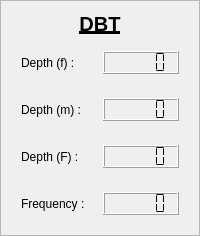
        <widget class="QFrame" name="verticalFrame_dbt">
         <property name="frameShape">
          <enum>QFrame::Shape::StyledPanel</enum>
         </property>
         <layout class="QVBoxLayout" name="verticalLayout_23">
          <item>
           <widget class="QLabel" name="label_73">
            <property name="sizePolicy">
             <sizepolicy hsizetype="Preferred" vsizetype="Maximum">
              <horstretch>0</horstretch>
              <verstretch>0</verstretch>
             </sizepolicy>
            </property>
            <property name="font">
             <font>
              <pointsize>15</pointsize>
              <bold>true</bold>
              <underline>true</underline>
             </font>
            </property>
            <property name="text">
             <string notr="true">DBT</string>
            </property>
            <property name="alignment">
             <set>Qt::AlignmentFlag::AlignCenter</set>
            </property>
           </widget>
          </item>
          <item>
           <layout class="QHBoxLayout" name="horizontalLayout_61">
            <property name="leftMargin">
             <number>9</number>
            </property>
            <property name="topMargin">
             <number>9</number>
            </property>
            <property name="rightMargin">
             <number>9</number>
            </property>
            <property name="bottomMargin">
             <number>9</number>
            </property>
            <item>
             <widget class="QLabel" name="label_77">
              <property name="text">
               <string>Depth (f) : </string>
              </property>
             </widget>
            </item>
            <item>
             <widget class="QLCDNumber" name="lcdNumber_depth_feet_dbt">
              <property name="sizePolicy">
               <sizepolicy hsizetype="Minimum" vsizetype="Maximum">
                <horstretch>0</horstretch>
                <verstretch>0</verstretch>
               </sizepolicy>
              </property>
              <property name="digitCount">
               <number>5</number>
              </property>
              <property name="segmentStyle">
               <enum>QLCDNumber::SegmentStyle::Flat</enum>
              </property>
             </widget>
            </item>
           </layout>
          </item>
          <item>
           <layout class="QHBoxLayout" name="horizontalLayout_65">
            <property name="leftMargin">
             <number>9</number>
            </property>
            <property name="topMargin">
             <number>9</number>
            </property>
            <property name="rightMargin">
             <number>9</number>
            </property>
            <property name="bottomMargin">
             <number>9</number>
            </property>
            <item>
             <widget class="QLabel" name="label_81">
              <property name="text">
               <string>Depth (m) : </string>
              </property>
             </widget>
            </item>
            <item>
             <widget class="QLCDNumber" name="lcdNumber_depth_meter_dbt">
              <property name="sizePolicy">
               <sizepolicy hsizetype="Minimum" vsizetype="Maximum">
                <horstretch>0</horstretch>
                <verstretch>0</verstretch>
               </sizepolicy>
              </property>
              <property name="digitCount">
               <number>5</number>
              </property>
              <property name="segmentStyle">
               <enum>QLCDNumber::SegmentStyle::Flat</enum>
              </property>
             </widget>
            </item>
           </layout>
          </item>
          <item>
           <layout class="QHBoxLayout" name="horizontalLayout_66">
            <property name="leftMargin">
             <number>9</number>
            </property>
            <property name="topMargin">
             <number>9</number>
            </property>
            <property name="rightMargin">
             <number>9</number>
            </property>
            <property name="bottomMargin">
             <number>9</number>
            </property>
            <item>
             <widget class="QLabel" name="label_82">
              <property name="text">
               <string>Depth (F) : </string>
              </property>
             </widget>
            </item>
            <item>
             <widget class="QLCDNumber" name="lcdNumber_depth_fathom_dbt">
              <property name="sizePolicy">
               <sizepolicy hsizetype="Minimum" vsizetype="Maximum">
                <horstretch>0</horstretch>
                <verstretch>0</verstretch>
               </sizepolicy>
              </property>
              <property name="digitCount">
               <number>5</number>
              </property>
              <property name="segmentStyle">
               <enum>QLCDNumber::SegmentStyle::Flat</enum>
              </property>
             </widget>
            </item>
           </layout>
          </item>
          <item>
           <layout class="QHBoxLayout" name="horizontalLayout_62">
            <property name="leftMargin">
             <number>9</number>
            </property>
            <property name="topMargin">
             <number>9</number>
            </property>
            <property name="rightMargin">
             <number>9</number>
            </property>
            <property name="bottomMargin">
             <number>9</number>
            </property>
            <item>
             <widget class="QLabel" name="label_78">
              <property name="text">
               <string>Frequency :</string>
              </property>
             </widget>
            </item>
            <item>
             <widget class="QLCDNumber" name="lcdNumber_frequency_dbt">
              <property name="sizePolicy">
               <sizepolicy hsizetype="Minimum" vsizetype="Maximum">
                <horstretch>0</horstretch>
                <verstretch>0</verstretch>
               </sizepolicy>
              </property>
              <property name="segmentStyle">
               <enum>QLCDNumber::SegmentStyle::Flat</enum>
              </property>
             </widget>
            </item>
           </layout>
          </item>
         </layout>
        </widget>
